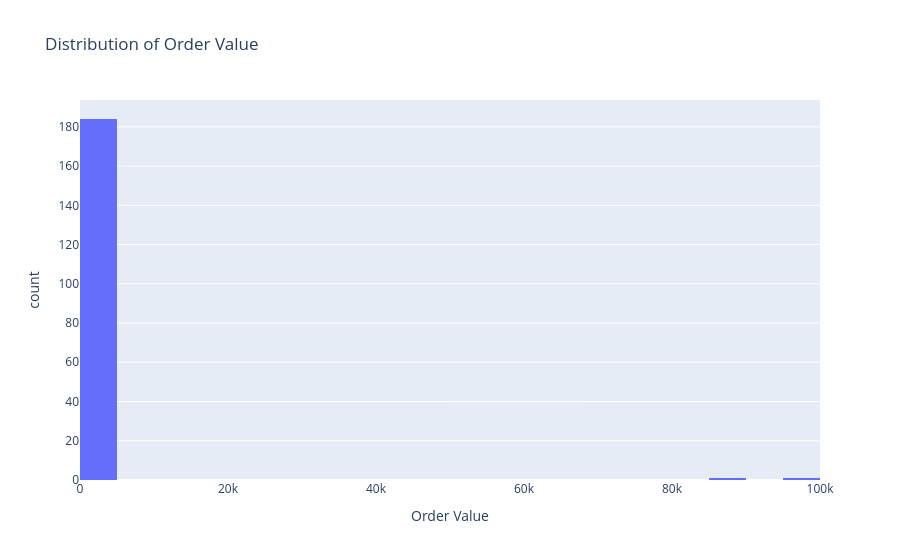

Notebook code for this chart:
### Code cell
import plotly.express as px

fig = px.histogram(df, x='order_value', title='Distribution of Order Value', labels={'order_value': 'Order Value'})
fig.show()

### Figure 1 — Plotly figure (JSON) as saved in the notebook; plotly's stock layout.template omitted (floating-point values rounded to 4 significant figures; data arrays with more than 128 entries replaced by an {"elided": "..."} marker saying what was removed)
{"data": [{"bingroup": "x", "hovertemplate": "Order Value=%{x}<br>count=%{y}<extra></extra>", "legendgroup": "", "marker": {"color": "#636efa", "pattern": {"shape": ""}}, "name": "", "orientation": "v", "showlegend": false, "type": "histogram", "x": {"elided": "200 float values"}, "xaxis": "x", "yaxis": "y"}], "layout": {"barmode": "relative", "legend": {"tracegroupgap": 0}, "title": {"text": "Distribution of Order Value"}, "xaxis": {"anchor": "y", "domain": [0, 1], "title": {"text": "Order Value"}}, "yaxis": {"anchor": "x", "domain": [0, 1], "title": {"text": "count"}}}}
